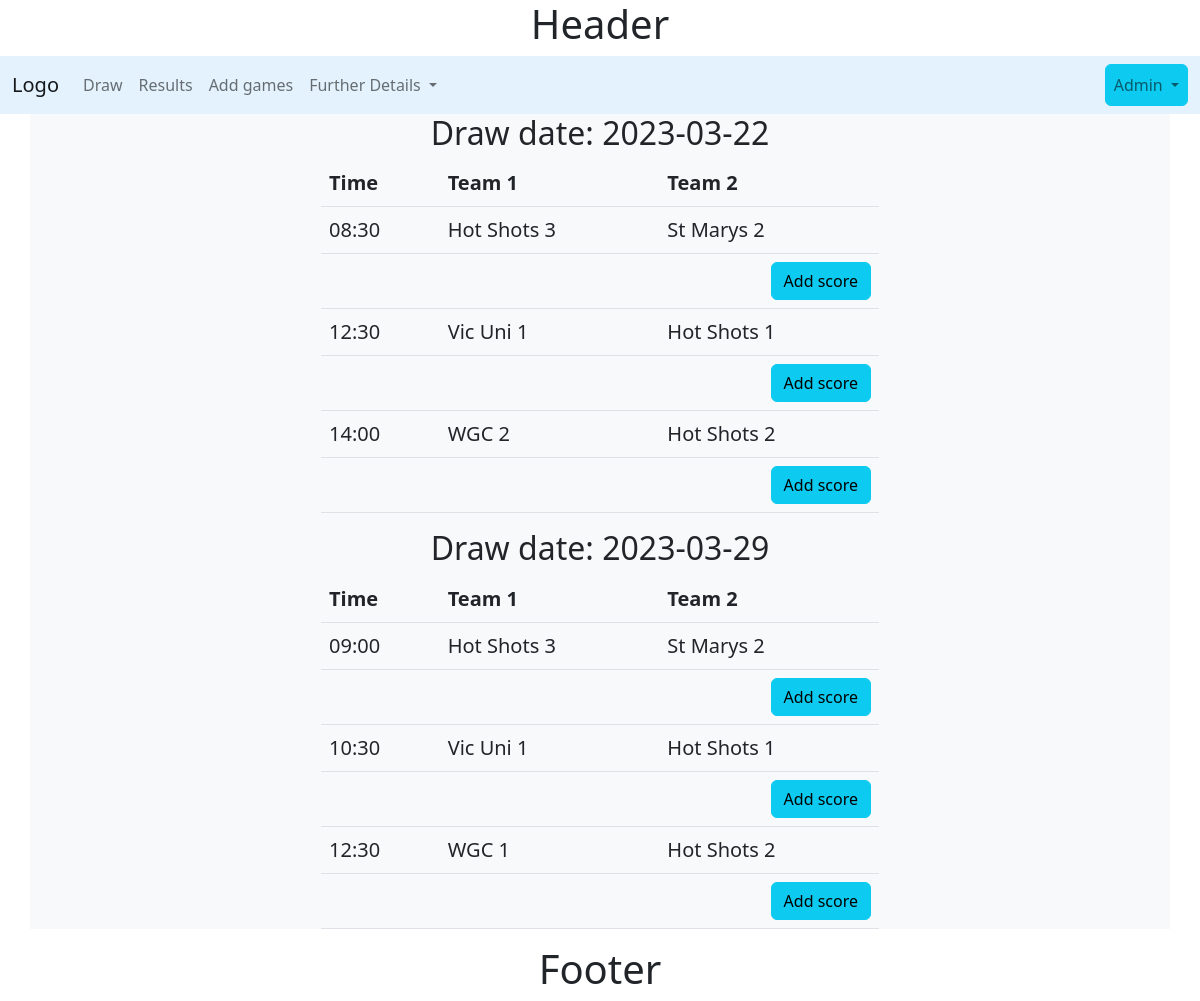
The page / on the database its author committed.
### tables this page shows
CREATE TABLE draw
(
    draw_id   integer primary key autoincrement,
    draw_date date    not null,
    team_1    integer not null,
    score_1   integer,
    team_2    integer not null,
    score_2   integer,
    foreign key (team_1) references team (team_id),
    foreign key (team_2) references team (team_id),
    unique(draw_date,team_1,team_2)
);

CREATE TABLE team(
    team_id integer primary key autoincrement ,
    team_name text not null unique
);

### server.py (the view)
@app.route('/')
def index():
    sql = """ select d.draw_id as "game_id",
    strftime('%Y-%m-%d ', d.draw_date) as "Date",
    strftime('%H:%M', d.draw_date) as "Time",
    b.team_name as "team_1",
    c.team_name as "team_2"
    from draw d
    join team b on  d.team_1 = b.team_id
    join team c on  d.team_2 = c.team_id """
    draw = run_search_query_tuples(sql, (), db_path, True)
    return render_template("netball.html", games=draw)

### db_functions.py (called while the page is built)
def run_search_query_tuples(sql_query,values_tuple, file_path, rowfactory=False):
    result = None
    try:
        db = sqlite3.connect(file_path)
        if rowfactory:
            db.row_factory = sqlite3.Row
        cursor = db.cursor()
        cursor.execute(sql_query,values_tuple)
        result = cursor.fetchall()
        cursor.close()
    except sqlite3.Error as error:
        print("Error running search query tuples: {}".format(error))
        return None
    db.close()
    if result is None:
        print("No search values were found")
    return result

### templates/netball.html
{% extends "layout.html" %}
{% block content %}
<div class="container bg-light">
{% set ns=namespace(drawdate = "") %}
{% for row in games %}
    {% if loop.index0 == 0 %}
        {% set ns.drawdate=row['Date'] %}
        <h2 class="text-center"> Draw date: {{ns.drawdate}}</h2>
        <table class="table w-50 mx-auto">
        <thead>
        <tr><th>Time</th><th>Team 1</th><th>Team 2</th></tr>
        </thead>
    {% endif %}
    {% if ns.drawdate != row['Date'] %}
        {% set ns.drawdate=row['Date'] %}
        </table>
        <h2 class="text-center">Draw date: {{ns.drawdate}}</h2>
        <table class="table w-50 mx-auto">
        <thead>
        <tr><th>Time</th><th>Team 1</th><th>Team 2</th></tr>
        </thead>
    {% endif %}
    <tr><td>{{ row['Time'] }}</td><td> {{ row['team_1'] }}</td><td>{{ row['team_2'] }}</td></tr>
     <tr><td colspan="4" class="text-end"><a class="btn btn-info" href="{{ url_for('addscore' , id=row['game_id'] ) }}" role="button">Add score</a></td> </tr>
{% endfor %}
</table>
    </div>
{% endblock %}

### templates/layout.html (style rules this page uses)
body { font-size: 100%; }
.table { font-size: 1.25em; }

### rows shown on the page
draw: drawdate "2023-03-22", Time "08:30", team_1 "Hot Shots 3", team_2 "St Marys 2"
draw: Time "12:30", team_1 "Vic Uni 1", team_2 "Hot Shots 1"
draw: Time "14:00", team_1 "WGC 2", team_2 "Hot Shots 2"
draw: drawdate "2023-03-29", Time "09:00", team_1 "Hot Shots 3", team_2 "St Marys 2"
draw: Time "10:30", team_1 "Vic Uni 1", team_2 "Hot Shots 1"
draw: Time "12:30", team_1 "WGC 1", team_2 "Hot Shots 2"
